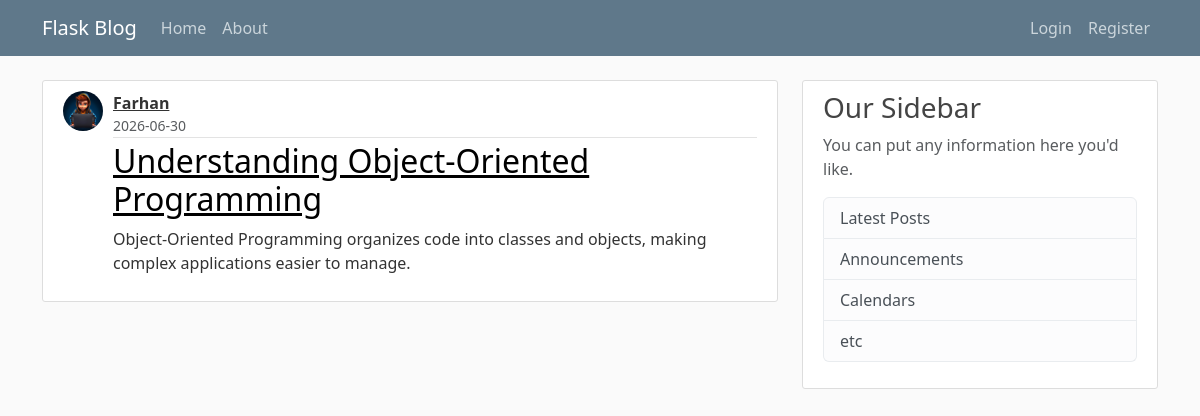
The app's page /post/21, older data.
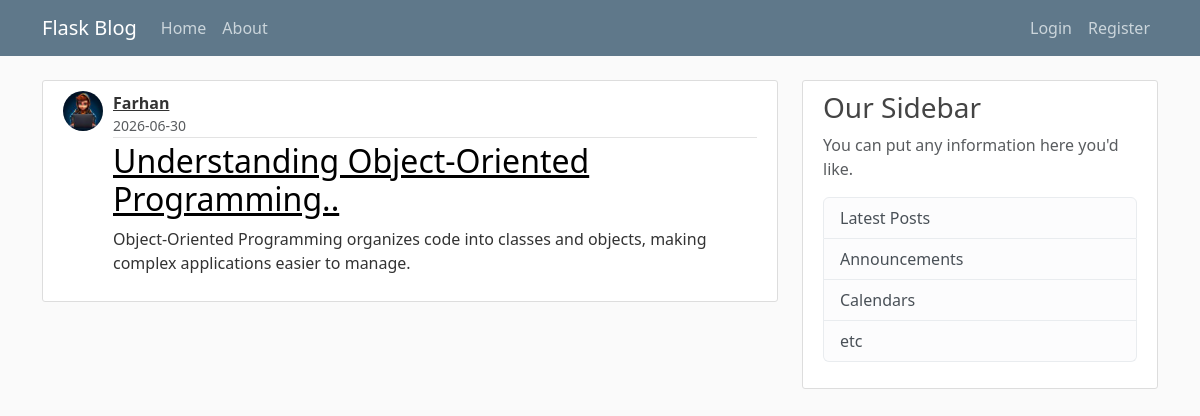
The same page, newer data.
### app/models.py (models this page shows, shortened)
class User(db.Model, UserMixin):
    id = db.Column(db.Integer, primary_key = True)
    username = db.Column(db.String(20), unique = True, nullable = False)
    email = db.Column(db.String(120), unique = True, nullable = False)
    image_file = db.Column(db.String(20), nullable = False, default = 'default.jpg')
    password = db.Column(db.String(60), nullable = False)
    posts = db.relationship('Post', backref = 'author', lazy = True)

class Post(db.Model):
    id = db.Column(db.Integer, primary_key = True)
    title = db.Column(db.String(100), nullable = False)
    date_posted = db.Column(db.DateTime, nullable = False, default = datetime.utcnow )
    content = db.Column(db.Text, nullable = False)
    user_id = db.Column(db.Integer, db.ForeignKey('user.id'), nullable=False)

### app/posts/routes.py (the view)
@posts.route("/post/<int:post_id>")
def post(post_id):
     post = Post.query.get_or_404(post_id)
     return render_template('post.html', title = post.title, post = post)

### app/templates/post.html (shortened to what this page needs)
{% extends "layout.html"%}
{% block content %}
<article class="media content-section">
    <img class="rounded-circle post-avatar"
        src="{{ url_for('static', filename='profile_pics/' + post.author.image_file) }}">
    <div class="media-body">
        <div class="article-metadata">
            <div class="author-block">
                <a class="author-name" href="{{ url_for('users.user_posts', username = post.author.username ) }}">{{ post.author.username }}</a>
                <small class="text-muted d-block">
                    {{ post.date_posted.strftime('%Y-%m-%d') }}
                </small>
            </div>
        </div>
        <h2 class="article-title"> <a href="{{ url_for('posts.post', post_id = post.id)}}">{{ post.title }}</a></h2>
        <p class="article-content">{{ post.content }}</p>
    </div>
</article>
{% endblock content %}

Row changes from the older to the newer data that the page shows:
changed User "Farhan": image_file: a different picture
changed Post: title "Understanding Object-Oriented Programming" → "Understanding Object-Oriented Programming.."
